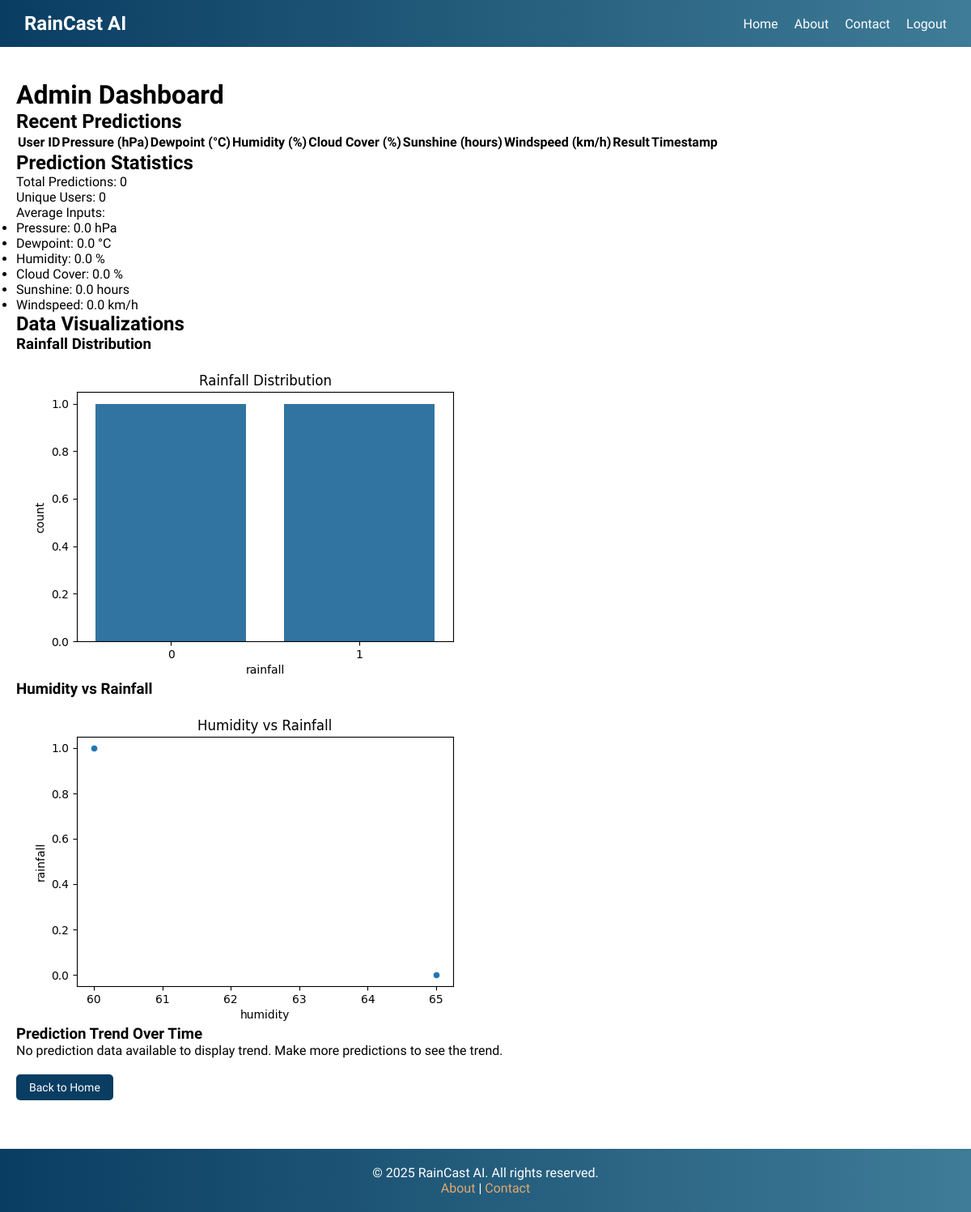
Page /admin (signed in) on the earlier database version.
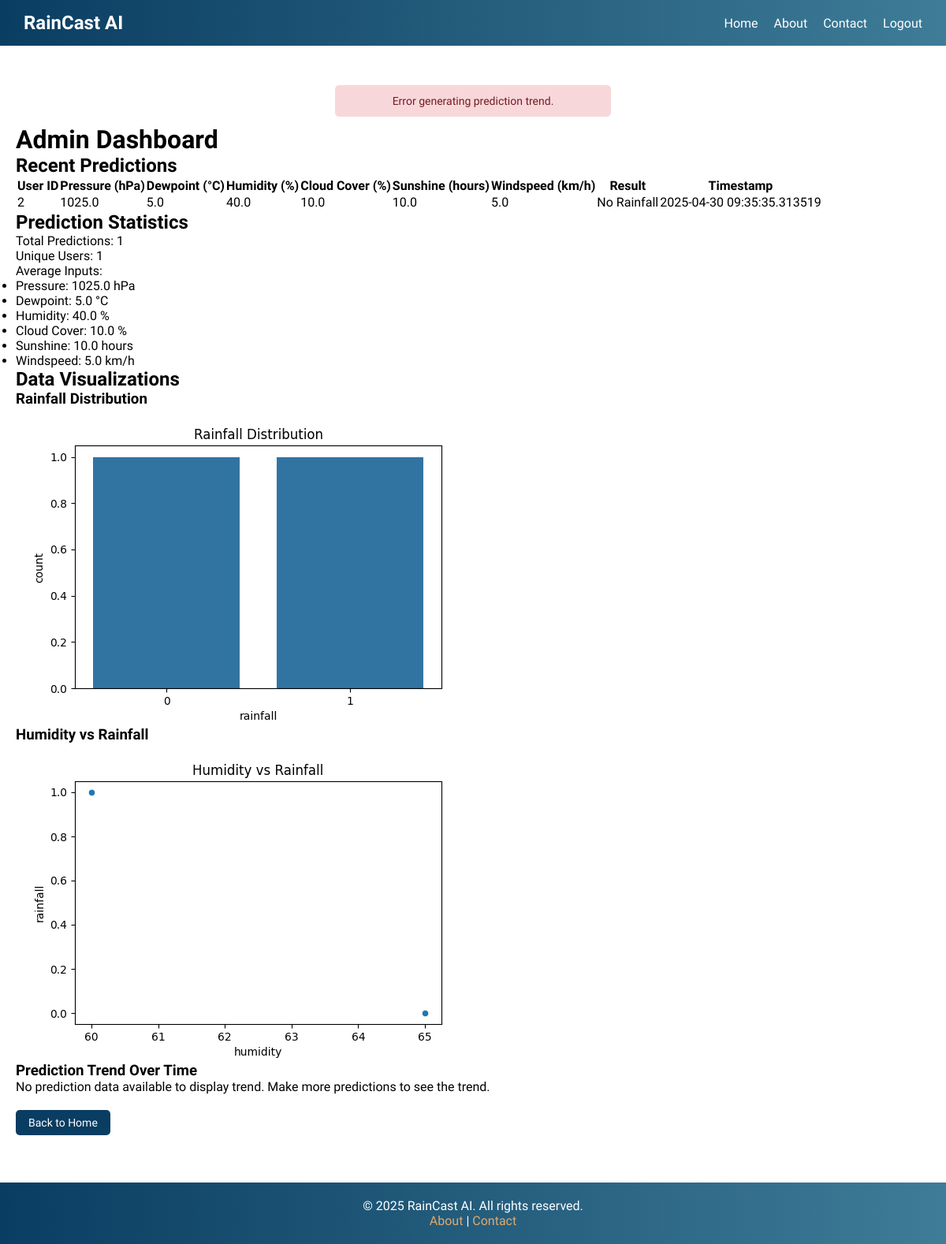
Same page on the later database version.
### app.py (models this page shows)
class Prediction(db.Model):
    id = db.Column(db.Integer, primary_key=True)
    user_id = db.Column(db.Integer, nullable=False)
    pressure = db.Column(db.Float, nullable=False)
    dewpoint = db.Column(db.Float, nullable=False)
    humidity = db.Column(db.Float, nullable=False)
    cloud = db.Column(db.Float, nullable=False)
    sunshine = db.Column(db.Float, nullable=False)
    windspeed = db.Column(db.Float, nullable=False)
    result = db.Column(db.String(20), nullable=False)
    timestamp = db.Column(db.DateTime, default=datetime.utcnow)

### app.py (the view)
    def wrap(*args, **kwargs):
        logging.debug(f"Checking session: user_id in session: {'user_id' in session}")
        if 'user_id' not in session:
            flash('Please login first!', 'danger')
            logging.debug("Redirecting to login due to missing session")
            return redirect(url_for('login'))
        return f(*args, **kwargs)

### app.py (called while the page is built)
def login_required(f):
    def wrap(*args, **kwargs):
        logging.debug(f"Checking session: user_id in session: {'user_id' in session}")
        if 'user_id' not in session:
            flash('Please login first!', 'danger')
            logging.debug("Redirecting to login due to missing session")
            return redirect(url_for('login'))
        return f(*args, **kwargs)
    wrap.__name__ = f.__name__
    return wrap

def no_cache(f):
    def decorated_function(*args, **kwargs):
        response = make_response(f(*args, **kwargs))
        response.headers['Cache-Control'] = 'no-store, no-cache, must-revalidate, post-check=0, pre-check=0, max-age=0'
        response.headers['Pragma'] = 'no-cache'
        response.headers['Expires'] = '-1'
        return response
    decorated_function.__name__ = f.__name__
    return decorated_function

### templates/admin.html (shortened to what this page needs)
{% extends 'base.html' %}
{% block content %}
    <div class="admin-container">
        <h1>Admin Dashboard</h1>
        <h2>Recent Predictions</h2>
        <table>
            <thead>
                <tr>
                    <th>User ID</th>
                    <th>Pressure (hPa)</th>
                    <th>Dewpoint (°C)</th>
                    <th>Humidity (%)</th>
                    <th>Cloud Cover (%)</th>
                    <th>Sunshine (hours)</th>
                    <th>Windspeed (km/h)</th>
                    <th>Result</th>
                    <th>Timestamp</th>
                </tr>
            </thead>
            <tbody>
                {% for prediction in predictions %}
                    <tr>
                        <td>{{ prediction.user_id }}</td>
                        <td>{{ prediction.pressure }}</td>
                        <td>{{ prediction.dewpoint }}</td>
                        <td>{{ prediction.humidity }}</td>
                        <td>{{ prediction.cloud }}</td>
                        <td>{{ prediction.sunshine }}</td>
                        <td>{{ prediction.windspeed }}</td>
                        <td>{{ prediction.result }}</td>
                        <td>{{ prediction.timestamp }}</td>
                    </tr>
                {% endfor %}
            </tbody>
        </table>
        <h2>Prediction Statistics</h2>
        <p>Total Predictions: {{ total_predictions }}</p>
        <p>Unique Users: {{ unique_users }}</p>
        <p>Average Inputs:</p>
        <ul>
            <li>Pressure: {{ avg_inputs[0]|round(2) }} hPa</li>
            <li>Dewpoint: {{ avg_inputs[1]|round(2) }} °C</li>
            <li>Humidity: {{ avg_inputs[2]|round(2) }} %</li>
            <li>Cloud Cover: {{ avg_inputs[3]|round(2) }} %</li>
            <li>Sunshine: {{ avg_inputs[4]|round(2) }} hours</li>
            <li>Windspeed: {{ avg_inputs[5]|round(2) }} km/h</li>
        </ul>
        <h2>Data Visualizations</h2>
        {% if plot_url1 %}
            <div class="visualization">
                <h3>Rainfall Distribution</h3>
                <img alt="Rainfall Distribution">
            </div>
        {% endif %}
        {% if plot_url2 %}
            <div class="visualization">
                <h3>Humidity vs Rainfall</h3>
                <img alt="Humidity vs Rainfall">
            </div>
        {% endif %}
        {% if plot_url3 %}
            <div class="visualization">
                <h3>Prediction Trend Over Time</h3>
                <img alt="Prediction Trend Over Time">
            </div>
        {% else %}
            <div class="visualization">
                <h3>Prediction Trend Over Time</h3>
                <p>No prediction data available to display trend. Make more predictions to see the trend.</p>
            </div>
        {% endif %}
        <div class="back-button-container">
            <a href="{{ url_for('home') }}" class="btn back-btn">Back to Home</a>
        </div>
    </div>
{% endblock %}

### templates/base.html (shortened to what this page needs)
<!DOCTYPE html>
<html lang="en">
<head>
    <link rel="stylesheet" href="{{ url_for('static', filename='css/styles.css') }}">
</head>
<body>
    <nav class="navbar">
        <div class="logo">RainCast AI</div>
        <ul class="nav-links">
            <li><a href="{{ url_for('home') }}" {% if request.endpoint == 'home' %}class="active"{% endif %}>Home</a></li>
            <li><a href="{{ url_for('about') }}" {% if request.endpoint == 'about' %}class="active"{% endif %}>About</a></li>
            <li><a href="{{ url_for('contact') }}" {% if request.endpoint == 'contact' %}class="active"{% endif %}>Contact</a></li>
            <li><a href="{{ url_for('logout') }}">Logout</a></li>
        </ul>
    </nav>
    <div class="container">
        {% with messages = get_flashed_messages(with_categories=true) %}
            {% if messages %}
                {% for category, message in messages %}
                    <div class="alert alert-{{ category }}">{{ message }}</div>
                {% endfor %}
            {% endif %}
        {% endwith %}
        {% block content %}{% endblock %}
    </div>
    <footer>
        <p>© 2025 RainCast AI. All rights reserved.</p>
        <p><a href="{{ url_for('about') }}">About</a> | <a href="{{ url_for('contact') }}">Contact</a></p>
    </footer>
</body>
</html>

### static/css/styles.css (style rules this page uses)
* { margin: 0; padding: 0; box-sizing: border-box; font-family: 'Montserrat', sans-serif; }
body { background: url('https://images.unsplash.com/photo-1519681393784-d120267933ba') no-repeat center center fixed; background-size: cover; color: #FFFFFF; }
.navbar { background: linear-gradient(90deg, #0A3D62, #3E7C97); padding: 15px 30px; display: flex; justify-content: space-between; align-items: center; position: sticky; top: 0; z-index: 100; }
.navbar .logo { font-size: 24px; font-weight: 700; }
.nav-links { list-style: none; display: flex; gap: 20px; }
.nav-links a { color: #FFFFFF; text-decoration: none; font-size: 16px; transition: all 0.3s; padding-bottom: 2px; }
.container { max-width: 1200px; margin: 0 auto; padding: 20px; background: rgba(255, 255, 255, 0.95); border-radius: 10px; margin-top: 20px; margin-bottom: 20px; color: #000000; }
.btn { background: #E0A96D; color: #0A3D62; padding: 12px 24px; text-decoration: none; border-radius: 5px; transition: background 0.3s, transform 0.2s; border: none; cursor: pointer; font-size: 16px; display: inline-block; }
.back-btn { padding: 8px 16px; font-size: 14px; font-weight: 500; color: #FFFFFF; background: #0A3D62; border-radius: 5px; text-decoration: none; transition: background 0.3s ease; }
.back-button-container { text-align: left; margin-top: 20px; margin-bottom: 20px; }
.alert { padding: 12px; margin: 10px auto; border-radius: 5px; font-size: 14px; max-width: 350px; text-align: center; opacity: 1; transition: opacity 0.5s; }
.alert-danger { background: #f8d7da; color: #721c24; }
footer { background: linear-gradient(90deg, #0A3D62, #3E7C97); color: #FFFFFF; text-align: center; padding: 20px; }
footer a { color: #E0A96D; text-decoration: none; }
.container, .hero, .features, .about, .contact, .predict { animation: fadeIn 1s ease-in; }

Differences in the rows shown:
added Prediction: user_id "2", pressure "1025.0", dewpoint "5.0", humidity "40.0", cloud "10.0", sunshine "10.0", windspeed "5.0", result "No Rainfall", timestamp "2025-04-30 09:35:35.313519"
Other differences:
{{ total_predictions }}: "0" → "1"
{{ unique_users }}: "0" → "1"
{{ avg_inputs[0]|round(2) }}: "0.0" → "1025.0"
{{ avg_inputs[1]|round(2) }}: "0.0" → "5.0"
{{ avg_inputs[2]|round(2) }}: "0.0" → "40.0"
{{ avg_inputs[3]|round(2) }}: "0.0" → "10.0"
{{ avg_inputs[4]|round(2) }}: "0.0" → "10.0"
{{ avg_inputs[5]|round(2) }}: "0.0" → "5.0"
new list line: "Error generating prediction trend."
